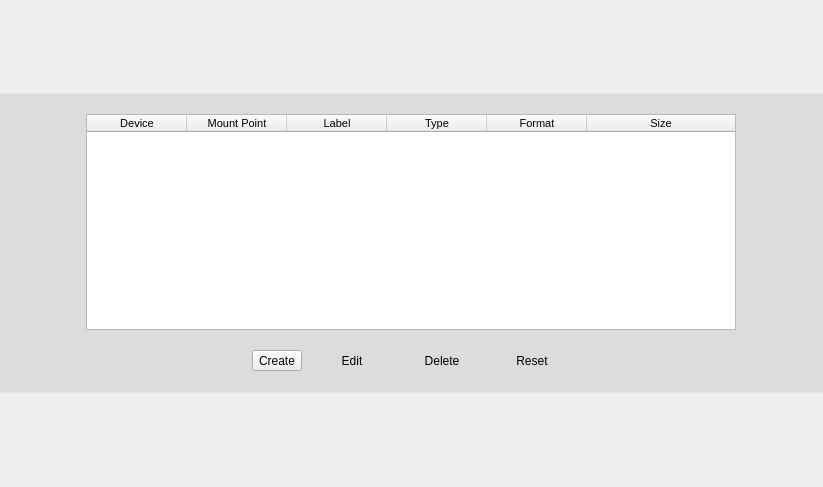
<?xml version="1.0" encoding="UTF-8"?>
<ui version="4.0">
 <class>ManualPartWidget</class>
 <widget class="QWidget" name="ManualPartWidget">
  <property name="geometry">
   <rect>
    <x>0</x>
    <y>0</y>
    <width>823</width>
    <height>487</height>
   </rect>
  </property>
  <property name="styleSheet">
   <string notr="true"/>
  </property>
  <layout class="QGridLayout" name="gridLayout">
   <property name="margin">
    <number>0</number>
   </property>
   <property name="spacing">
    <number>0</number>
   </property>
   <item row="0" column="0">
    <widget class="QFrame" name="frame">
     <property name="sizePolicy">
      <sizepolicy hsizetype="Expanding" vsizetype="Fixed">
       <horstretch>0</horstretch>
       <verstretch>0</verstretch>
      </sizepolicy>
     </property>
     <property name="minimumSize">
      <size>
       <width>600</width>
       <height>250</height>
      </size>
     </property>
     <property name="maximumSize">
      <size>
       <width>16777215</width>
       <height>300</height>
      </size>
     </property>
     <property name="styleSheet">
      <string notr="true">#frame{
background-color: rgba(0, 0, 0, 20);
border-top: 1px solid rgba(255, 255, 255, 75);/*white*/
border-bottom: 1px solid rgba(255, 255, 255, 75);/*white*/
}


 QListView {
     show-decoration-selected: 1; /* make the selection span the entire width of the view */
 }

 QListView::item{
    border-radius: 2px;
    border:0px;
    padding: 5px
}
QListView::item:alternate {
    background: #EEEEEE;
}
QListView::item:selected {
    border:0px;
}

 QListView::item:selected:!active {
     background-color: qlineargradient(spread:pad, x1:0.5, y1:1, x2:0.5, y2:0, stop:0 rgba(129, 3, 3, 255), stop:0.0192308 rgba(160, 35, 25, 255), stop:0.521739 rgba(166, 35, 29, 255), stop:0.531585 rgba(184, 46, 40, 255), stop:0.983696 rgba(168, 78, 74, 255), stop:1 rgba(210, 110, 110, 255));

 }

 QListView::item:selected:active {
     background-color: qlineargradient(spread:pad, x1:0.5, y1:1, x2:0.5, y2:0, stop:0 rgba(129, 3, 3, 255), stop:0.0192308 rgba(160, 35, 25, 255), stop:0.521739 rgba(166, 35, 29, 255), stop:0.531585 rgba(184, 46, 40, 255), stop:0.983696 rgba(168, 78, 74, 255), stop:1 rgba(210, 110, 110, 255));
 }

 QListView::item:hover {
     background-color: qlineargradient(spread:pad, x1:0.5, y1:1, x2:0.5, y2:0, stop:0 rgba(129, 3, 3, 100), stop:0.0192308 rgba(160, 35, 25, 100), stop:0.521739 rgba(166, 35, 29, 100), stop:0.531585 rgba(184, 46, 40, 100), stop:0.983696 rgba(168, 78, 74, 100), stop:1 rgba(210, 110, 110, 100));
 }   
    </string>
     </property>
     <property name="frameShape">
      <enum>QFrame::NoFrame</enum>
     </property>
     <property name="frameShadow">
      <enum>QFrame::Plain</enum>
     </property>
     <property name="lineWidth">
      <number>0</number>
     </property>
     <layout class="QGridLayout" name="gridLayout_5">
      <property name="leftMargin">
       <number>0</number>
      </property>
      <property name="topMargin">
       <number>20</number>
      </property>
      <property name="rightMargin">
       <number>0</number>
      </property>
      <property name="bottomMargin">
       <number>20</number>
      </property>
      <property name="horizontalSpacing">
       <number>30</number>
      </property>
      <property name="verticalSpacing">
       <number>0</number>
      </property>
      <item row="0" column="1">
       <layout class="QHBoxLayout" name="horizontalLayout_2">
        <property name="spacing">
         <number>30</number>
        </property>
        <item>
         <layout class="QVBoxLayout" name="verticalLayout">
          <property name="spacing">
           <number>15</number>
          </property>
          <item>
           <layout class="QHBoxLayout" name="horizontalLayout_3">
            <property name="spacing">
             <number>0</number>
            </property>
            <property name="bottomMargin">
             <number>5</number>
            </property>
            <item>
             <widget class="QTreeWidget" name="deviceTree">
              <property name="maximumSize">
               <size>
                <width>650</width>
                <height>16777215</height>
               </size>
              </property>
              <property name="styleSheet">
               <string notr="true"/>
              </property>
              <property name="sortingEnabled">
               <bool>false</bool>
              </property>
              <property name="allColumnsShowFocus">
               <bool>false</bool>
              </property>
              <property name="wordWrap">
               <bool>true</bool>
              </property>
              <property name="headerHidden">
               <bool>false</bool>
              </property>
              <attribute name="headerCascadingSectionResizes">
               <bool>true</bool>
              </attribute>
              <attribute name="headerHighlightSections">
               <bool>false</bool>
              </attribute>
              <attribute name="headerMinimumSectionSize">
               <number>75</number>
              </attribute>
              <attribute name="headerShowSortIndicator" stdset="0">
               <bool>false</bool>
              </attribute>
              <attribute name="headerStretchLastSection">
               <bool>true</bool>
              </attribute>
              <column>
               <property name="text">
                <string>Device</string>
               </property>
               <property name="font">
                <font>
                 <pointsize>8</pointsize>
                </font>
               </property>
               <property name="textAlignment">
                <set>AlignHCenter|AlignVCenter|AlignCenter</set>
               </property>
              </column>
              <column>
               <property name="text">
                <string>Mount Point</string>
               </property>
               <property name="font">
                <font>
                 <pointsize>8</pointsize>
                </font>
               </property>
               <property name="textAlignment">
                <set>AlignHCenter|AlignVCenter|AlignCenter</set>
               </property>
              </column>
              <column>
               <property name="text">
                <string>Label</string>
               </property>
               <property name="font">
                <font>
                 <pointsize>8</pointsize>
                </font>
               </property>
               <property name="textAlignment">
                <set>AlignHCenter|AlignVCenter|AlignCenter</set>
               </property>
              </column>
              <column>
               <property name="text">
                <string>Type</string>
               </property>
               <property name="font">
                <font>
                 <pointsize>8</pointsize>
                </font>
               </property>
               <property name="textAlignment">
                <set>AlignHCenter|AlignVCenter|AlignCenter</set>
               </property>
              </column>
              <column>
               <property name="text">
                <string>Format</string>
               </property>
               <property name="font">
                <font>
                 <pointsize>8</pointsize>
                </font>
               </property>
               <property name="textAlignment">
                <set>AlignHCenter|AlignVCenter|AlignCenter</set>
               </property>
              </column>
              <column>
               <property name="text">
                <string>Size</string>
               </property>
               <property name="font">
                <font>
                 <pointsize>8</pointsize>
                </font>
               </property>
               <property name="textAlignment">
                <set>AlignHCenter|AlignVCenter|AlignCenter</set>
               </property>
              </column>
             </widget>
            </item>
           </layout>
          </item>
          <item>
           <layout class="QHBoxLayout" name="horizontalLayout">
            <property name="spacing">
             <number>10</number>
            </property>
            <item>
             <spacer name="horizontalSpacer">
              <property name="orientation">
               <enum>Qt::Horizontal</enum>
              </property>
              <property name="sizeHint" stdset="0">
               <size>
                <width>40</width>
                <height>20</height>
               </size>
              </property>
             </spacer>
            </item>
            <item>
             <widget class="QToolButton" name="newButton">
              <property name="sizePolicy">
               <sizepolicy hsizetype="Fixed" vsizetype="Fixed">
                <horstretch>0</horstretch>
                <verstretch>0</verstretch>
               </sizepolicy>
              </property>
              <property name="layoutDirection">
               <enum>Qt::LeftToRight</enum>
              </property>
              <property name="text">
               <string>Create</string>
              </property>
              <property name="icon">
               <iconset resource="../../../../yali-theme-pisi-1.0/data.qrc">
                <normaloff>:/gui/pics/expand.png</normaloff>:/gui/pics/expand.png</iconset>
              </property>
              <property name="popupMode">
               <enum>QToolButton::InstantPopup</enum>
              </property>
              <property name="toolButtonStyle">
               <enum>Qt::ToolButtonTextBesideIcon</enum>
              </property>
              <property name="autoRaise">
               <bool>false</bool>
              </property>
              <property name="arrowType">
               <enum>Qt::NoArrow</enum>
              </property>
             </widget>
            </item>
            <item>
             <widget class="QPushButton" name="editButton">
              <property name="text">
               <string>Edit</string>
              </property>
              <property name="icon">
               <iconset resource="../../../../yali-theme-pisi-1.0/data.qrc">
                <normaloff>:/gui/pics/document-edit.png</normaloff>:/gui/pics/document-edit.png</iconset>
              </property>
              <property name="flat">
               <bool>true</bool>
              </property>
             </widget>
            </item>
            <item>
             <widget class="QPushButton" name="deleteButton">
              <property name="text">
               <string>Delete</string>
              </property>
              <property name="icon">
               <iconset resource="../../../../yali-theme-pisi-1.0/data.qrc">
                <normaloff>:/gui/pics/draw-eraser.png</normaloff>:/gui/pics/draw-eraser.png</iconset>
              </property>
              <property name="flat">
               <bool>true</bool>
              </property>
             </widget>
            </item>
            <item>
             <widget class="QPushButton" name="resetButton">
              <property name="text">
               <string>Reset</string>
              </property>
              <property name="icon">
               <iconset resource="../../../../yali-theme-pisi-1.0/data.qrc">
                <normaloff>:/gui/pics/view-refresh.png</normaloff>:/gui/pics/view-refresh.png</iconset>
              </property>
              <property name="flat">
               <bool>true</bool>
              </property>
             </widget>
            </item>
            <item>
             <spacer name="horizontalSpacer_2">
              <property name="orientation">
               <enum>Qt::Horizontal</enum>
              </property>
              <property name="sizeHint" stdset="0">
               <size>
                <width>40</width>
                <height>20</height>
               </size>
              </property>
             </spacer>
            </item>
           </layout>
          </item>
         </layout>
        </item>
       </layout>
      </item>
     </layout>
    </widget>
   </item>
  </layout>
 </widget>
 <resources>
  <include location="../../../../yali-theme-pisi-1.0/data.qrc"/>
 </resources>
 <connections/>
</ui>
